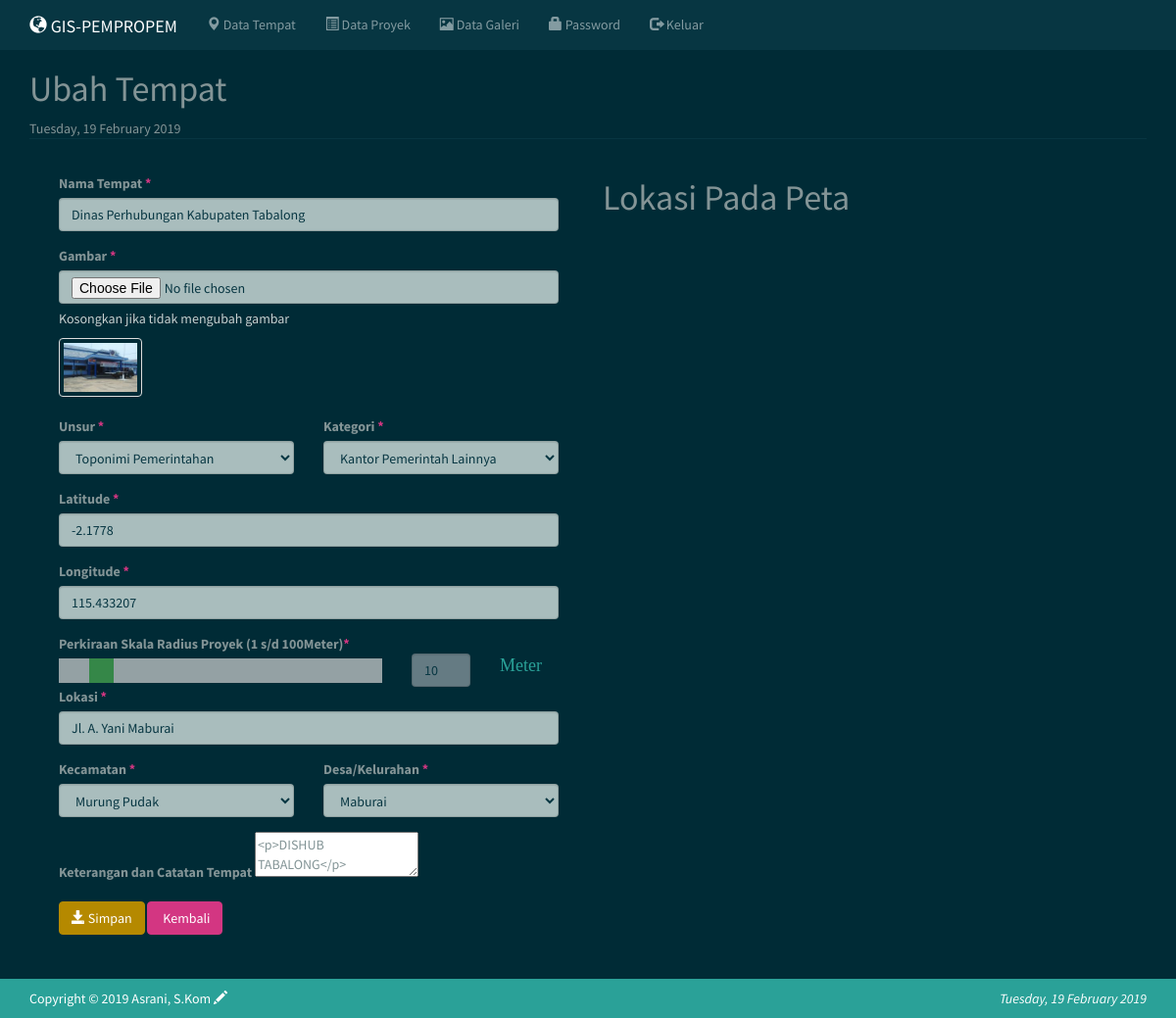
Page /index.php?m=tempat_ubah&IDT=2 (signed in) on the committed database.
### tables this page shows
CREATE TABLE `tb_tempat` (
  `id_tempat` int(11) NOT NULL,
  `nama_tempat` varchar(255) DEFAULT NULL,
  `gambar` varchar(255) DEFAULT NULL,
  `id_unsur` int(10) NOT NULL,
  `unsur` varchar(50) NOT NULL,
  `kategori` varchar(60) NOT NULL,
  `lat` double DEFAULT NULL,
  `lng` double DEFAULT NULL,
  `radius` int(10) NOT NULL,
  `lokasi` varchar(255) DEFAULT NULL,
  `id_kecamatan` int(10) NOT NULL,
  `kecamatan` varchar(30) NOT NULL,
  `desa` varchar(30) NOT NULL,
  `keterangan` text,
  `disimpan` date NOT NULL,
  `diupdate` date NOT NULL
);

### config.php (called while the page is built)
<?php
$config["server"]='localhost';
$config["username"]='root';
$config["password"]='';
$config["database_name"]='gisdata';

### includes/ez_sql_core.php (called while the page is built, shortened)
<?php
	class ezSQLcore
	{
		var $show_errors      = true;
		var $timers           = array();
		function get_host_port( $host, $default = false )
		{
			$port = $default;
			return array( $host, $port );
		}
		function flush()
		{
			$this->last_result = array();
		}
		function get_row($query=null,$output=OBJECT,$y=0)
		{
			if ( $query )
			{
				$this->query($query);
			}
			if ( $output == OBJECT )
			{
				return $this->last_result[$y]?$this->last_result[$y]:null;
			}
			elseif ( $output == ARRAY_A )
			{
				return $this->last_result[$y]?get_object_vars($this->last_result[$y]):null;
			}
			elseif ( $output == ARRAY_N )
			{
				return $this->last_result[$y]?array_values(get_object_vars($this->last_result[$y])):null;
			}
			else
			{
				$this->show_errors ? trigger_error(" \$db->get_row(string query, output type, int offset) -- Output type must be one of: OBJECT, ARRAY_A, ARRAY_N",E_USER_WARNING) : null;
			}
		}
		function timer_get_cur()
		{
			list($usec, $sec) = explode(" ",microtime());
			return ((float)$usec + (float)$sec);
		}
		function timer_start($timer_name)
		{
			$this->timers[$timer_name] = $this->timer_get_cur();
		}
		function timer_elapsed($timer_name)
		{
			return round($this->timer_get_cur() - $this->timers[$timer_name],2);
		}
	}

### functions.php (called while the page is built, shortened)
<?php
include dirname(__FILE__) . '/config.php';
include'includes/ez_sql_core.php';
include'includes/ez_sql_mysqli.php';
$db = new ezSQL_mysqli($config[username], $config[password], $config[database_name], $config[server]);

### includes/ez_sql_mysqli.php (called while the page is built, shortened)
<?php
	$ezsql_mysqli_str = array
	(
		1 => 'Require $dbuser and $dbpassword to connect to a database server',
		2 => 'Error establishing mySQLi database connection. Correct user/password? Correct hostname? Database server running?',
		3 => 'Require $dbname to select a database',
		4 => 'mySQLi database connection is not active',
		5 => 'Unexpected error while trying to select database'
	);
	class ezSQL_mysqli extends ezSQLcore
	{
		function connect($dbuser='', $dbpassword='', $dbhost='localhost', $dbport=false)
		{
			global $ezsql_mysqli_str; $return_val = false;
			if ( ! $dbuser )
			{
				$this->register_error($ezsql_mysqli_str[1].' in '.__FILE__.' on line '.__LINE__);
				$this->show_errors ? trigger_error($ezsql_mysqli_str[1],E_USER_WARNING) : null;
			}
			else
			{
				$this->dbh = new mysqli($dbhost,$dbuser,$dbpassword, '', $dbport);
				if( $this->dbh->connect_errno )
				{
					$this->register_error($ezsql_mysqli_str[2].' in '.__FILE__.' on line '.__LINE__);
					$this->show_errors ? trigger_error($ezsql_mysqli_str[2],E_USER_WARNING) : null;
				}
				else
				{
					$return_val = true;
				}
			}
			return $return_val;
		}
		function query($query)
		{
			$return_val = 0;
			$query = trim($query);
			$this->result = @$this->dbh->query($query);
			if ( preg_match("/^(insert|delete|update|replace|truncate|drop|create|alter|begin|commit|rollback|set|lock|unlock|call)/i",$query) )
			{
				$is_insert = true;
				$this->rows_affected = @$this->dbh->affected_rows;
				if ( preg_match("/^(insert|replace)\s+/i",$query) )
				{
					$this->insert_id = @$this->dbh->insert_id;
				}
				$return_val = $this->rows_affected;
			}
			else
			{
				$is_insert = false;
				$i=0;
				$num_rows=0;
				while ( $row = @$this->result->fetch_object() )
				{
					$num_rows++;
				}
				$this->num_rows = $num_rows;
				$return_val = $this->num_rows;
			}
			return $return_val;
		}
	}

### tempat_ubah.php (the view, shortened to what this page needs)
<?php
    $rowt = $db->get_row("SELECT * FROM tb_tempat WHERE id_tempat='$_GET[IDT]'");
?>
<div class="page-header">
    <h1>Ubah Tempat </h1>
<?php
 $tgl=date('l, d F Y', strtotime(date('d-m-Y')));
 echo $tgl;
 ?>
</div>
<div class="rowt">
    <div class="col-sm-6">
        <form method="post" action="?m=tempat_ubah&IDT=<?=$rowt->id_tempat?>" enctype="multipart/form-data">
			<div class="col-sm-12">
            <div class="form-group">
                <label>Nama Tempat <span class="text-danger">*</span></label>
                <input class="form-control" type="text" name="nama_tempat" value="<?=$rowt->nama_tempat?>"/>
            </div>
			</div>
			<div class="col-sm-12">
				<div class="form-group">
					<label>Gambar <span class="text-danger">*</span></label>
					<input class="form-control" type="file" name="gambar" />
					<p class="help-block">Kosongkan jika tidak mengubah gambar</p>
					<img class="thumbnail" src="assets/images/tempat/small_<?=$rowt->gambar?>" height="60" />
				</div>
			</div>
			<div class="col-sm-6">
				<div class="form-group">
					<label>Unsur <span class="text-danger">*</span></label>
					<select name="combo_unsur" id="combo_unsur" class="form-control">
						<option value="<?=$rowt->id_unsur?>"><?=$rowt->unsur?></option>
					</select>
				</div>
			</div>
			<div class="col-sm-6">
				<div class="form-group">
				<label>Kategori <span class="text-danger">*</span></label>
				<select name="combo_kategori" id="combo_kategori" class="form-control">
					<option value="<?=$rowt->kategori?>"><?=$rowt->kategori?></option>
				</select>
				</div>
			</div>
			<div class="col-sm-12">
				<div class="form-group">
					<label>Latitude <span class="text-danger">*</span></label>
					<input class="form-control" type="text" id="lat" name="lat" value="<?=$rowt->lat?>"/>
				</div>
				<div class="form-group">
					<label>Longitude <span class="text-danger">*</span></label>
					<input class="form-control" type="text" id="lng" name="lng" value="<?=$rowt->lng?>"/>
				</div>
			</div>
				<div class="form-group">
					<div class="col-sm-8">
						<div class="slidecontainer">
						<label>Perkiraan Skala Radius Proyek (1 s/d 100Meter)<span class="text-danger">*</span></label>
						<input type="range" min="0" max="100" value="<?=$rowt->radius?>" class="slider" id="myRange">
						</div>
					</div>
					<div class="col-sm-2"><br>
					   <input class="form-control" type="text" name="radius" id="radius" Readonly value="<?=$rowt->radius?>" />
					</div>
					<div class="col-sm-2"><br>
					   <font face="Agency FB" size=4pxc align="center"><span class="text-success">Meter</span></font>
					</div>
				</div>
			<div class="col-sm-12">
			<div class="form-group">
					<label>Lokasi <span class="text-danger">*</span></label>
					<input class="form-control" type="text" name="lokasi" value="<?=$rowt->lokasi?>"/>
				</div>
			</div>
			<div class="col-sm-6">
			<div class="form-group">
				<label>Kecamatan <span class="text-danger">*</span></label>
				<select name="combo_kecamatan" id="combo_kecamatan" class="form-control">
					<option value="<?=$rowt->id_kecamatan?>"><?=$rowt->kecamatan?></option>
				</select>
			</div>
			</div>
			<div class="col-sm-6">
			<div class="form-group">
				<label>Desa/Kelurahan <span class="text-danger">*</span></label>
				<select name="combo_desa" id="combo_desa" class="form-control">
					<option value="<?=$rowt->desa?>"><?=$rowt->desa?></option>
				</select>
			</div>
			</div>
			<div class="col-sm-12">
				<div class="form-group">
					<label>Keterangan dan Catatan Tempat</label>
					<textarea class="mce" name="keterangan"><?=$rowt->keterangan?></textarea>
				</div>
				<div class="form-group">
					<button class="btn btn-primary"><span class="glyphicon glyphicon-save"></span> Simpan</button>
					<a class="btn btn-danger" href="?m=tempat"><span class="glyphicon glyphicon-arrowt-left"></span> Kembali</a>
				</div>
			</div>
        </form>
    </div>
    <div class="col-md-6">
    <h1>Lokasi Pada Peta</h1>
        <div id="map" style="height: 500px;"></div>
    </div>
</div>

### assets/css/general.css (style rules this page uses)
html { position: relative; min-height: 100%; }
body { margin-bottom: 70px; }
.page-header { margin-top: 0; padding-bottom: 0; }
.page-header h1 { margin-top: 0; }

### tempat_ubah.php (style rules this page uses)
.slidecontainer { width: 100%; }
.slider { -webkit-appearance: none; appearance: none; width: 100%; height: 25px; background: #d3d3d3; outline: none; opacity: 0.7; -webkit-transition: .2s; transition: opacity .2s; }

### rows in the picture
tb_tempat: nama_tempat "Dinas Perhubungan Kabupaten Tabalong", gambar (picture), combo_unsur "Toponimi Pemerintahan", combo_kategori "Kantor Pemerintah Lainnya", lat "-2.1778", lng "115.433207", radius "10", lokasi "Jl. A. Yani Maburai", combo_kecamatan "Murung Pudak", combo_desa "Maburai", keterangan "<p>DISHUB TABALONG</p>"

### other values in the picture
$tgl "Tuesday, 19 February 2019"
